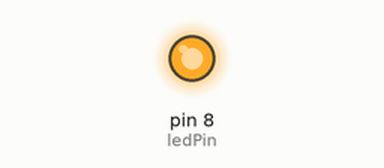
The sketch below on a simulated Arduino Uno, built with avr-gcc and run on an emulated ATmega328P. Parts: output pins drawn as LEDs (lit = HIGH).

Above: at 0.1 s.
Timing chart, 0 to 1.6 s (numbered marks = the images above):
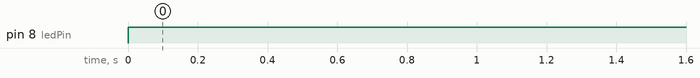

Measured:
- by itself, pin 8 (ledPin): LOW → HIGH at 0.00 s

The sketch:

prototype_v01.ino
```cpp
const int ledPin = 8;

void setup()
{
  pinMode(ledPin, OUTPUT);
}

void loop()
{
  digitalWrite(ledPin, HIGH);
}
```
